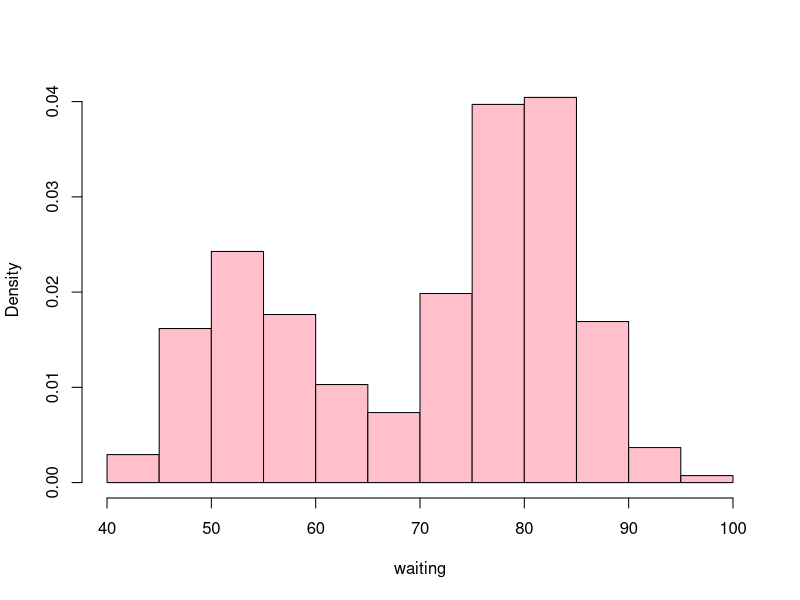
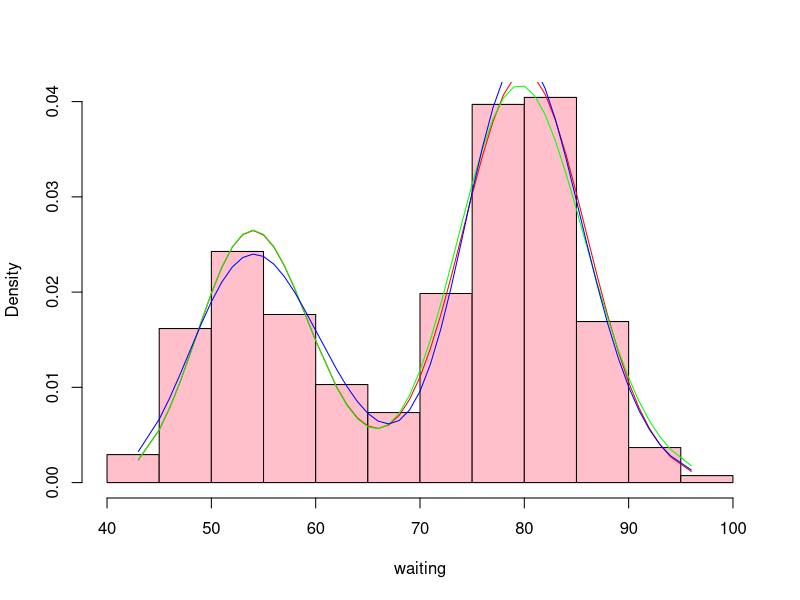

Recreate these plots in R, in order.
## ---- chunk 1
attach(faithful)
hist(faithful$waiting,xlab = 'waiting',probability = T,col='pink',main='')
## ---- chunk 2
##model 1
x <- sort(waiting)
p = length(x[x<65])/length(x)
m1 = mean(x[x<65])
var1 = var(x[x<65])
m2 = mean(x[x>=65])
sd2 = sd(x[x>=65])
theta_initial = c(p, m1^2/var1, var1/m1, m2, sd2)
negativeLogLikelihood <- function(theta, x){
  p = theta[1]
  alpha1 = theta[2]
  sigma1 = theta[3]
  meu = theta[4]
  sigma2 = theta[5]
  l = sum(log(p*dgamma(x, shape = alpha1, scale = sigma1) + (1-p)*dnorm(x, mean = meu, sd = sigma2)))
  return(-l)
}
fit = optim(theta_initial, negativeLogLikelihood, x=x, lower = c(0,0,0,-Inf, 0), upper = c(1, Inf, Inf, Inf, Inf), method = "L-BFGS-B")
theta_hat1 = fit$par
theta_hat1

p = theta_hat1[1]
alpha1 = theta_hat1[2]
sigma1 = theta_hat1[3]
meu = theta_hat1[4]
sigma2 = theta_hat1[5]

model1 = p*dgamma(x, shape = alpha1, scale = sigma1) + (1-p)*dnorm(x, mean = meu, sd = sigma2)
aic1 = 2*5 + negativeLogLikelihood(theta_hat1, x)
sprintf("AIC for model 1: %f",aic1)
## ---- chunk 3
##model 2
p = length(x[x<65])/length(x)
m1 = mean(x[x<65])
var1 = var(x[x<65])
m2 = mean(x[x>=65])
var2 = var(x[x>=65])
theta_initial = c(p, m1^2/var1, var1/m1, m2^2/var2, var2/m2)
negativeLogLikelihood2 <- function(theta, x){
  p = theta[1]
  alpha1 = theta[2]
  sigma1 = theta[3]
  alpha2 = theta[4]
  sigma2 = theta[5]
  l = sum(log(p*dgamma(x, shape = alpha1, scale = sigma1) + (1-p)*dgamma(x, shape = alpha2, scale = sigma2)))
  return(-l)
}
fit = optim(theta_initial, negativeLogLikelihood2, x=x, lower = c(0,0,0,0,0), upper = c(1, Inf, Inf, Inf, Inf), method = "L-BFGS-B")
theta_hat2 = fit$par
theta_hat2

p = theta_hat2[1]
alpha1 = theta_hat2[2]
sigma1 = theta_hat2[3]
alpha2 = theta_hat2[4]
sigma2 = theta_hat2[5]

model2 = p*dgamma(x, shape = alpha1, scale = sigma1) + (1-p)*dgamma(x, shape = alpha2, scale = sigma2)
aic2 = 2*5 + negativeLogLikelihood2(theta_hat2, x)
sprintf("AIC for model 2: %f",aic2)
## ---- chunk 4
p = length(x[x<65])/length(x)
m1 <- mean(x[x<65])
v1 <- var(x[x<65])
sigma1 <- log((v1/m1^2) + 1)
meu1 <- log(m1) - sigma1/2
m2 <- mean(x[x>=65])
v2 <- var(x[x>=65])
sigma2 <- log((v2/m2^2) + 1)
meu2 <- log(m2) - sigma2/2
theta_initial = c(p, meu1, sqrt(sigma1), meu2, sqrt(sigma2))
negativeLogLikelihood3 <- function(theta, x){
  p = theta[1]
  meu1 = theta[2]
  sigma1 = theta[3]
  meu2 = theta[4]
  sigma2 = theta[5]
  l = sum(log(p*dlnorm(x, meanlog = meu1, sdlog = sigma1) + (1-p)*dlnorm(x, meanlog = meu2, sdlog = sigma2)))
  return(-l)
}
fit = optim(theta_initial, negativeLogLikelihood3, x=x, lower = c(0,-Inf,0,-Inf,0), upper = c(1, Inf, Inf, Inf, Inf), method = "L-BFGS-B")
theta_hat3 = fit$par
theta_hat3

p = theta_hat3[1]
meu1 = theta_hat3[2]
sigma1 = theta_hat3[3]
meu2 = theta_hat3[4]
sigma2 = theta_hat3[5]

model3 = p*dlnorm(x, meanlog = meu1, sdlog = sigma1) + (1-p)*dlnorm(x, meanlog = meu2, sdlog = sigma2)
aic3 = 2*5 + negativeLogLikelihood3(theta_hat3, x)
sprintf("AIC for model 3: %f",aic3)
## ---- chunk 5
hist(faithful$waiting,xlab = 'waiting',probability = T,col='pink',main='')
lines(x, model1, col = 'red')
lines(x, model2, col = 'green')
lines(x, model3, col = 'blue')
print("The AIC of all the three models")
result <- data.frame(models = c("Gamma + Normal", "Gamma + Gamma", "Lognormal + Lognormal"), AIC = c(aic1, aic2, aic3))
result
## ---- chunk 6
prob = p*plnorm(70, meanlog = meu1, sdlog = sigma1) + (1-p)*plnorm(70, meanlog = meu2, sdlog = sigma2)-p*plnorm(60, meanlog = meu1, sdlog = sigma1) - (1-p)*plnorm(60, meanlog = meu2, sdlog = sigma2)
sprintf("Hence based on the best fit model P(60 < waiting < 70) = %f",prob)
